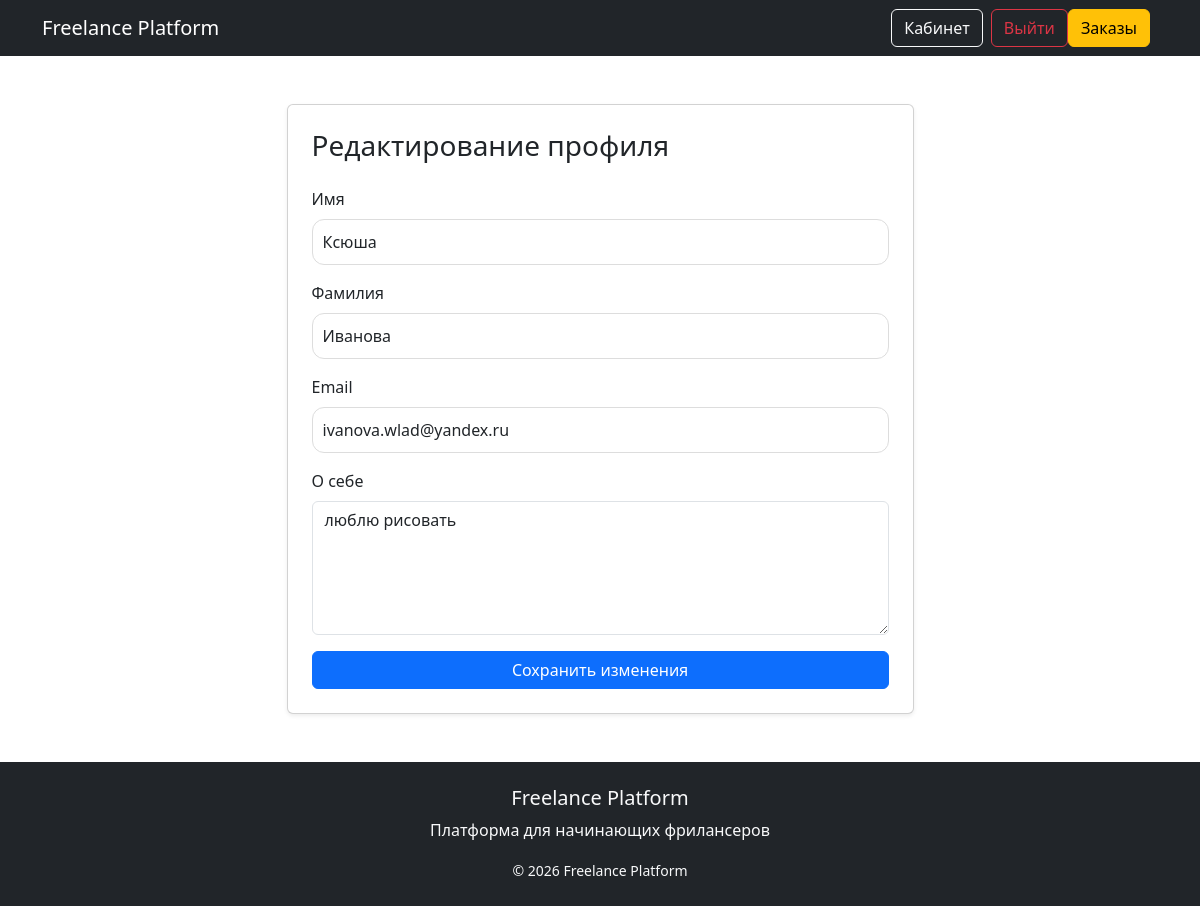
Screenshot of /users/profile/edit/ (signed in) with the database file from the repository.
### users/models.py (models this page shows)
class User(AbstractUser):
    ROLE_CHOICES = (
        ('freelancer', 'Фрилансер'),
        ('client', 'Заказчик'),
    )
    role = models.CharField(
        max_length=20,
        choices=ROLE_CHOICES,
        verbose_name='Роль'
    )
    bio = models.TextField("О себе", blank=True)
    skills = models.CharField("Навыки", max_length=255, blank=True)  # для фрилансера
    portfolio_link = models.URLField("Портфолио", blank=True)  # для фрилансера
    company_name = models.CharField("Название компании", max_length=255, blank=True)  # для заказчика

### users/views.py (the view, shortened to what this page needs)
# urls.py: path('profile/edit/', views.edit_profile, name='edit_profile'),
@login_required
def edit_profile(request):
    print("POST DATA:", request.POST)
    user = request.user
    return render(request, 'users/edit_profile.html', {
        'user': user
    })

### users/templates/users/edit_profile.html (shortened to what this page needs)
{% extends 'base.html' %}
{% block content %}
<div class="container mt-5">
    <div class="row justify-content-center">
        <div class="col-lg-7">
            <div class="card shadow-sm p-4">
                <h3 class="mb-4">Редактирование профиля</h3>
                <form method="POST">
                    <div class="mb-3">
                        <label class="form-label">Имя</label>
                        <input type="text" name="first_name"
                               value="{{ user.first_name }}"
                               class="form-control">
                    </div>
                    <div class="mb-3">
                        <label class="form-label">Фамилия</label>
                        <input type="text" name="last_name"
                               value="{{ user.last_name }}"
                               class="form-control">
                    </div>
                    <div class="mb-3">
                        <label class="form-label">Email</label>
                        <input type="email" name="email"
                               value="{{ user.email }}"
                               class="form-control">
                    </div>
                    <div class="mb-3">
                        <label class="form-label">О себе</label>
                        <textarea name="bio" rows="5"
                                  class="form-control">{{ user.bio }}</textarea>
                    </div>
                    <button class="btn btn-primary w-100">
                        Сохранить изменения
                    </button>
                </form>
            </div>
        </div>
    </div>
</div>
{% endblock %}

### templates/base.html (style rules this page uses)
input, select { border-radius: 12px !important; padding: 10px !important; border: 1px solid #ddd !important; }

### rows the page displays
User: first_name "Ксюша", last_name "Иванова", email "ivanova.wlad@yandex.ru", bio "люблю рисовать"
